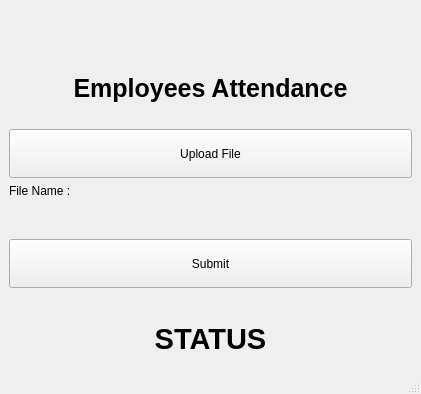
<?xml version="1.0" encoding="UTF-8"?>
<ui version="4.0">
 <class>MainWindow</class>
 <widget class="QMainWindow" name="MainWindow">
  <property name="geometry">
   <rect>
    <x>0</x>
    <y>0</y>
    <width>421</width>
    <height>394</height>
   </rect>
  </property>
  <property name="windowTitle">
   <string>Axiata IT Support</string>
  </property>
  <widget class="QWidget" name="centralwidget">
   <layout class="QHBoxLayout" name="horizontalLayout">
    <item>
     <layout class="QGridLayout" name="gridLayout">
      <item row="7" column="0">
       <spacer name="horizontalSpacer">
        <property name="orientation">
         <enum>Qt::Horizontal</enum>
        </property>
        <property name="sizeHint" stdset="0">
         <size>
          <width>40</width>
          <height>20</height>
         </size>
        </property>
       </spacer>
      </item>
      <item row="0" column="0">
       <layout class="QHBoxLayout" name="horizontalLayout_2">
        <item>
         <widget class="QLabel" name="img1">
          <property name="text">
           <string>&lt;html&gt;&lt;head/&gt;&lt;body&gt;&lt;p&gt;&lt;img src=&quot;:/newPrefix/mesinniaga.png&quot;/&gt;&lt;/p&gt;&lt;/body&gt;&lt;/html&gt;</string>
          </property>
          <property name="alignment">
           <set>Qt::AlignCenter</set>
          </property>
         </widget>
        </item>
       </layout>
      </item>
      <item row="6" column="0">
       <widget class="QPushButton" name="submitBtn">
        <property name="sizePolicy">
         <sizepolicy hsizetype="Preferred" vsizetype="Preferred">
          <horstretch>0</horstretch>
          <verstretch>0</verstretch>
         </sizepolicy>
        </property>
        <property name="text">
         <string>Submit</string>
        </property>
       </widget>
      </item>
      <item row="8" column="0">
       <widget class="QLabel" name="statuslabel">
        <property name="font">
         <font>
          <pointsize>22</pointsize>
          <weight>75</weight>
          <bold>true</bold>
         </font>
        </property>
        <property name="text">
         <string>STATUS</string>
        </property>
        <property name="alignment">
         <set>Qt::AlignCenter</set>
        </property>
       </widget>
      </item>
      <item row="2" column="0">
       <spacer name="horizontalSpacer_2">
        <property name="orientation">
         <enum>Qt::Horizontal</enum>
        </property>
        <property name="sizeHint" stdset="0">
         <size>
          <width>20</width>
          <height>10</height>
         </size>
        </property>
       </spacer>
      </item>
      <item row="3" column="0">
       <widget class="QPushButton" name="uploadBtn">
        <property name="sizePolicy">
         <sizepolicy hsizetype="Preferred" vsizetype="Preferred">
          <horstretch>0</horstretch>
          <verstretch>0</verstretch>
         </sizepolicy>
        </property>
        <property name="text">
         <string>Upload File</string>
        </property>
       </widget>
      </item>
      <item row="1" column="0">
       <widget class="QLabel" name="label">
        <property name="font">
         <font>
          <pointsize>19</pointsize>
          <weight>75</weight>
          <bold>true</bold>
         </font>
        </property>
        <property name="text">
         <string>Employees Attendance</string>
        </property>
        <property name="alignment">
         <set>Qt::AlignCenter</set>
        </property>
       </widget>
      </item>
      <item row="4" column="0">
       <layout class="QFormLayout" name="formLayout">
        <property name="labelAlignment">
         <set>Qt::AlignRight|Qt::AlignTrailing|Qt::AlignVCenter</set>
        </property>
        <item row="0" column="0">
         <widget class="QLabel" name="file2">
          <property name="text">
           <string>File Name : </string>
          </property>
         </widget>
        </item>
        <item row="0" column="1">
         <widget class="QLabel" name="file">
          <property name="text">
           <string/>
          </property>
         </widget>
        </item>
       </layout>
      </item>
     </layout>
    </item>
   </layout>
  </widget>
  <widget class="QMenuBar" name="menubar">
   <property name="geometry">
    <rect>
     <x>0</x>
     <y>0</y>
     <width>421</width>
     <height>25</height>
    </rect>
   </property>
  </widget>
  <widget class="QStatusBar" name="statusbar"/>
 </widget>
 <resources>
  <include location="test.qrc"/>
 </resources>
 <connections/>
</ui>
